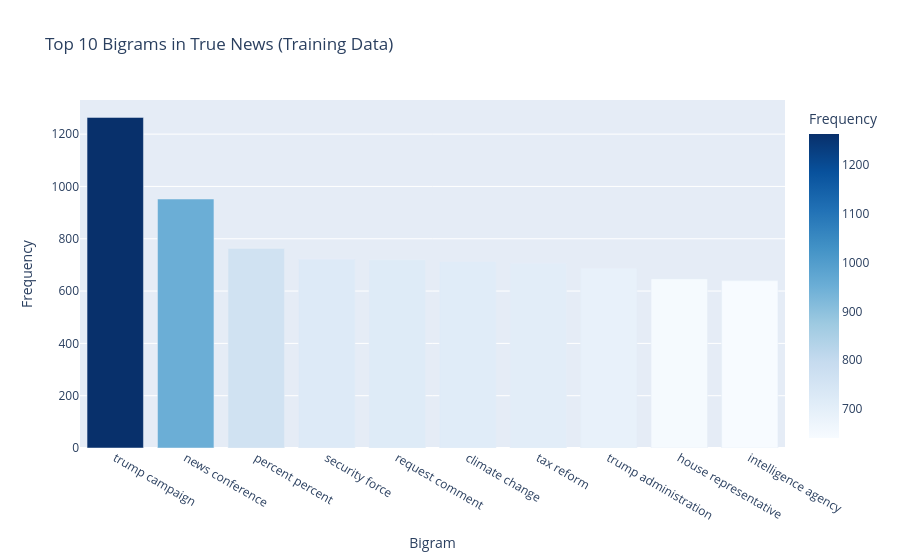

The notebook cell this image was saved under:
### Markdown cell above
##### 4.3.4 Display the top 10 bigrams by frequency in true news and plot them as a bar graph  <font color = red>[2.5 marks]</font> <br>

### Code cell
# Print the top 10 bigrams by frequency in true news and plot the same using a bar graph
true_bigrams = get_top_ngrams(true_news_train, n=2, top=10)
print("Top 10 Bigrams in True News:")
print(true_bigrams)

fig = px.bar(true_bigrams, x='ngram', y='frequency', 
             title='Top 10 Bigrams in True News (Training Data)',
             labels={'ngram': 'Bigram', 'frequency': 'Frequency'},
             color='frequency', color_continuous_scale='blues')
fig.show()

### Figure 1 — Plotly figure (JSON) as saved in the notebook; plotly's stock layout.template omitted (floating-point values rounded to 4 significant figures)
{"data": [{"hovertemplate": "Bigram=%{x}<br>Frequency=%{marker.color}<extra></extra>", "legendgroup": "", "marker": {"color": [1264, 952, 763, 722, 719, 712, 706, 687, 646, 640], "coloraxis": "coloraxis", "pattern": {"shape": ""}}, "name": "", "orientation": "v", "showlegend": false, "textposition": "auto", "type": "bar", "x": ["trump campaign", "news conference", "percent percent", "security force", "request comment", "climate change", "tax reform", "trump administration", "house representative", "intelligence agency"], "xaxis": "x", "y": [1264, 952, 763, 722, 719, 712, 706, 687, 646, 640], "yaxis": "y"}], "layout": {"barmode": "relative", "coloraxis": {"autocolorscale": false, "colorbar": {"title": {"text": "Frequency"}}, "colorscale": [[0, "rgb(247,251,255)"], [0.125, "rgb(222,235,247)"], [0.25, "rgb(198,219,239)"], [0.375, "rgb(158,202,225)"], [0.5, "rgb(107,174,214)"], [0.625, "rgb(66,146,198)"], [0.75, "rgb(33,113,181)"], [0.875, "rgb(8,81,156)"], [1, "rgb(8,48,107)"]]}, "legend": {"tracegroupgap": 0}, "title": {"text": "Top 10 Bigrams in True News (Training Data)"}, "xaxis": {"anchor": "y", "domain": [0, 1], "title": {"text": "Bigram"}}, "yaxis": {"anchor": "x", "domain": [0, 1], "title": {"text": "Frequency"}}}}
